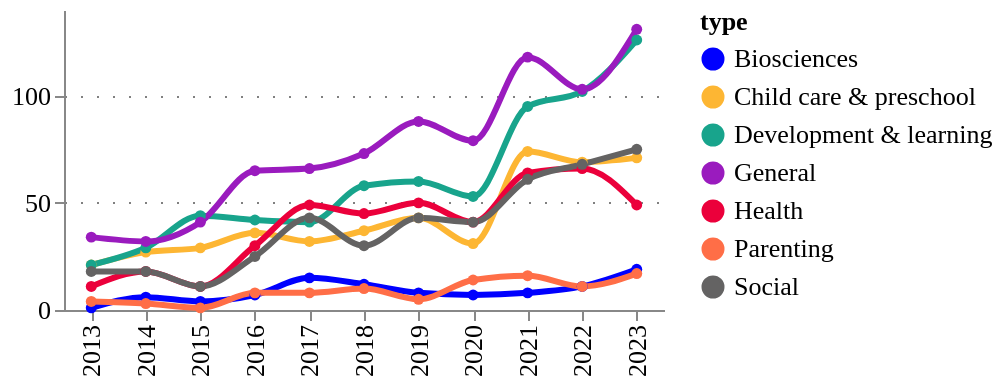

The notebook cell this image was saved under:
### Code cell
fig = pu.ts_smooth(
    tech_applications_ts,
    tech_applications_ts[column].unique(),
    variable= "counts",
    variable_title = "",
    category_column = column,
    width = 300,
    height = 150,
    legend_orient='right',
)
pu.configure_plots(fig)

### Figure 1 — Vega-Lite specification as saved in the notebook (floating-point values rounded to 4 significant figures)
{"config": {"title": {"font": "Averta", "anchor": "start"}, "subtitle": {"font": "Averta"}, "axis": {"labelFont": "Averta", "titleFont": "Averta", "gridColor": "grey", "gridDash": [1, 7], "labelFontSize": 13, "titleFontSize": 13}, "header": {"labelFont": "Averta", "titleFont": "Averta"}, "legend": {"labelFont": "Averta", "titleFont": "Averta", "labelFontSize": 13, "titleFontSize": 13}, "range": {"category": ["#0000FF", "#FDB633", "#18A48C", "#9A1BBE", "#EB003B", "#FF6E47", "#646363", "#0F294A", "#97D9E3", "#A59BEE", "#F6A4B7", "#D2C9C0", "#FFFFFF", "#000000"], "ordinal": {"scheme": ["#0000FF", "#FDB633", "#18A48C", "#9A1BBE", "#EB003B", "#FF6E47", "#646363", "#0F294A", "#97D9E3", "#A59BEE", "#F6A4B7", "#D2C9C0", "#FFFFFF", "#000000"]}}, "view": {"strokeWidth": 0}}, "data": {"name": "data-d41cbd260f5a2609112d9fedbea0faea"}, "mark": {"type": "line", "interpolate": "monotone", "point": {"filled": true, "size": 30}, "size": 3, "strokeDash": [0]}, "encoding": {"color": {"field": "type", "legend": {"orient": "right"}, "type": "nominal"}, "tooltip": [{"field": "year", "title": "Year", "type": "ordinal"}, {"field": "type", "type": "nominal"}, {"field": "counts", "format": ".3f", "title": "", "type": "quantitative"}], "x": {"field": "year", "title": "", "type": "ordinal"}, "y": {"field": "counts", "title": "", "type": "quantitative"}}, "height": 150, "title": {"anchor": "start", "text": "", "fontSize": 14, "subtitle": "", "subtitleFont": "Averta", "subtitleFontSize": 13}, "width": 300, "$schema": "https://vega.github.io/schema/vega-lite/v4.17.0.json", "datasets": {"data-d41cbd260f5a2609112d9fedbea0faea": [{"year": 2013, "type": "Biosciences", "counts": 1, "counts_prop": 0.001}, {"year": 2014, "type": "Biosciences", "counts": 6, "counts_prop": 0.004}, {"year": 2015, "type": "Biosciences", "counts": 4, "counts_prop": 0.003}, {"year": 2016, "type": "Biosciences", "counts": 7, "counts_prop": 0.005}, {"year": 2017, "type": "Biosciences", "counts": 15, "counts_prop": 0.01}, {"year": 2018, "type": "Biosciences", "counts": 12, "counts_prop": 0.008}, {"year": 2019, "type": "Biosciences", "counts": 8, "counts_prop": 0.005}, {"year": 2020, "type": "Biosciences", "counts": 7, "counts_prop": 0.005}, {"year": 2021, "type": "Biosciences", "counts": 8, "counts_prop": 0.005}, {"year": 2022, "type": "Biosciences", "counts": 11, "counts_prop": 0.007}, {"year": 2023, "type": "Biosciences", "counts": 19, "counts_prop": 0.013}, {"year": 2013, "type": "Child care & preschool", "counts": 21, "counts_prop": 0.014}, {"year": 2014, "type": "Child care & preschool", "counts": 27, "counts_prop": 0.018}, {"year": 2015, "type": "Child care & preschool", "counts": 29, "counts_prop": 0.02}, {"year": 2016, "type": "Child care & preschool", "counts": 36, "counts_prop": 0.024}, {"year": 2017, "type": "Child care & preschool", "counts": 32, "counts_prop": 0.022}, {"year": 2018, "type": "Child care & preschool", "counts": 37, "counts_prop": 0.025}, {"year": 2019, "type": "Child care & preschool", "counts": 43, "counts_prop": 0.029}, {"year": 2020, "type": "Child care & preschool", "counts": 31, "counts_prop": 0.021}, {"year": 2021, "type": "Child care & preschool", "counts": 74, "counts_prop": 0.05}, {"year": 2022, "type": "Child care & preschool", "counts": 69, "counts_prop": 0.047}, {"year": 2023, "type": "Child care & preschool", "counts": 71, "counts_prop": 0.048}, {"year": 2013, "type": "Development & learning", "counts": 21, "counts_prop": 0.014}, {"year": 2014, "type": "Development & learning", "counts": 29, "counts_prop": 0.02}, {"year": 2015, "type": "Development & learning", "counts": 44, "counts_prop": 0.03}, {"year": 2016, "type": "Development & learning", "counts": 42, "counts_prop": 0.029}, {"year": 2017, "type": "Development & learning", "counts": 41, "counts_prop": 0.028}, {"year": 2018, "type": "Development & learning", "counts": 58, "counts_prop": 0.039}, {"year": 2019, "type": "Development & learning", "counts": 60, "counts_prop": 0.041}, {"year": 2020, "type": "Development & learning", "counts": 53, "counts_prop": 0.036}, {"year": 2021, "type": "Development & learning", "counts": 95, "counts_prop": 0.065}, {"year": 2022, "type": "Development & learning", "counts": 102, "counts_prop": 0.069}, {"year": 2023, "type": "Development & learning", "counts": 126, "counts_prop": 0.086}, {"year": 2013, "type": "General", "counts": 34, "counts_prop": 0.023}, {"year": 2014, "type": "General", "counts": 32, "counts_prop": 0.022}, {"year": 2015, "type": "General", "counts": 41, "counts_prop": 0.028}, {"year": 2016, "type": "General", "counts": 65, "counts_prop": 0.044}, {"year": 2017, "type": "General", "counts": 66, "counts_prop": 0.045}, {"year": 2018, "type": "General", "counts": 73, "counts_prop": 0.05}, {"year": 2019, "type": "General", "counts": 88, "counts_prop": 0.06}, {"year": 2020, "type": "General", "counts": 79, "counts_prop": 0.054}, {"year": 2021, "type": "General", "counts": 118, "counts_prop": 0.08}, {"year": 2022, "type": "General", "counts": 103, "counts_prop": 0.07}, {"year": 2023, "type": "General", "counts": 131, "counts_prop": 0.089}, {"year": 2013, "type": "Health", "counts": 11, "counts_prop": 0.007}, {"year": 2014, "type": "Health", "counts": 18, "counts_prop": 0.012}, {"year": 2015, "type": "Health", "counts": 11, "counts_prop": 0.007}, {"year": 2016, "type": "Health", "counts": 30, "counts_prop": 0.02}, {"year": 2017, "type": "Health", "counts": 49, "counts_prop": 0.033}, {"year": 2018, "type": "Health", "counts": 45, "counts_prop": 0.031}, {"year": 2019, "type": "Health", "counts": 50, "counts_prop": 0.034}, {"year": 2020, "type": "Health", "counts": 41, "counts_prop": 0.028}, {"year": 2021, "type": "Health", "counts": 64, "counts_prop": 0.044}, {"year": 2022, "type": "Health", "counts": 66, "counts_prop": 0.045}, {"year": 2023, "type": "Health", "counts": 49, "counts_prop": 0.033}, {"year": 2013, "type": "Parenting", "counts": 4, "counts_prop": 0.003}, {"year": 2014, "type": "Parenting", "counts": 3, "counts_prop": 0.002}, {"year": 2015, "type": "Parenting", "counts": 1, "counts_prop": 0.001}, {"year": 2016, "type": "Parenting", "counts": 8, "counts_prop": 0.005}, {"year": 2017, "type": "Parenting", "counts": 8, "counts_prop": 0.005}, {"year": 2018, "type": "Parenting", "counts": 10, "counts_prop": 0.007}, {"year": 2019, "type": "Parenting", "counts": 5, "counts_prop": 0.003}, {"year": 2020, "type": "Parenting", "counts": 14, "counts_prop": 0.01}, {"year": 2021, "type": "Parenting", "counts": 16, "counts_prop": 0.011}, {"year": 2022, "type": "Parenting", "counts": 11, "counts_prop": 0.007}, {"year": 2023, "type": "Parenting", "counts": 17, "counts_prop": 0.012}, {"year": 2013, "type": "Social", "counts": 18, "counts_prop": 0.012}, {"year": 2014, "type": "Social", "counts": 18, "counts_prop": 0.012}, {"year": 2015, "type": "Social", "counts": 11, "counts_prop": 0.007}, {"year": 2016, "type": "Social", "counts": 25, "counts_prop": 0.017}, {"year": 2017, "type": "Social", "counts": 43, "counts_prop": 0.029}, {"year": 2018, "type": "Social", "counts": 30, "counts_prop": 0.02}, {"year": 2019, "type": "Social", "counts": 43, "counts_prop": 0.029}, {"year": 2020, "type": "Social", "counts": 41, "counts_prop": 0.028}, {"year": 2021, "type": "Social", "counts": 61, "counts_prop": 0.041}, {"year": 2022, "type": "Social", "counts": 68, "counts_prop": 0.046}, {"year": 2023, "type": "Social", "counts": 75, "counts_prop": 0.051}]}}
